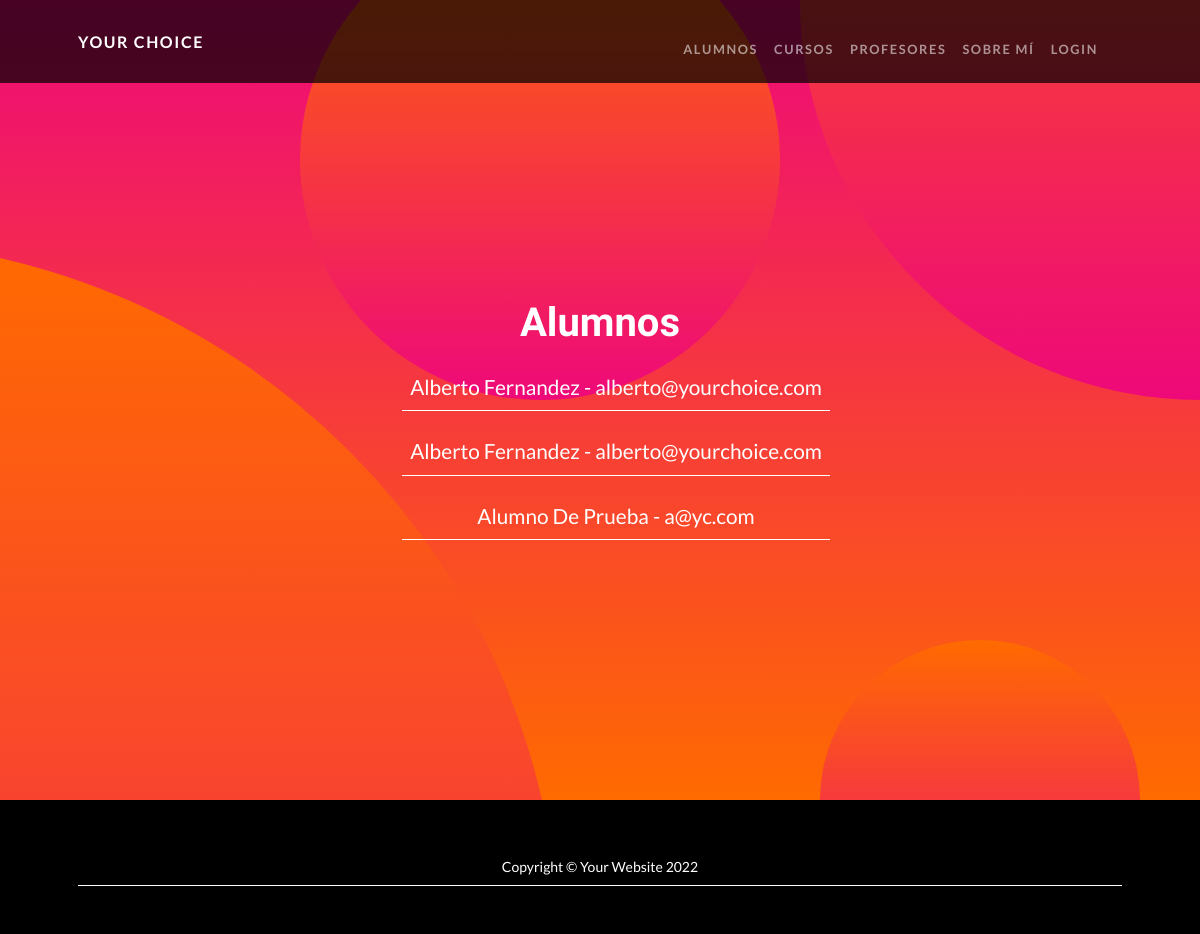
The page /app_coder/estudiantes/list on the database as committed earlier.
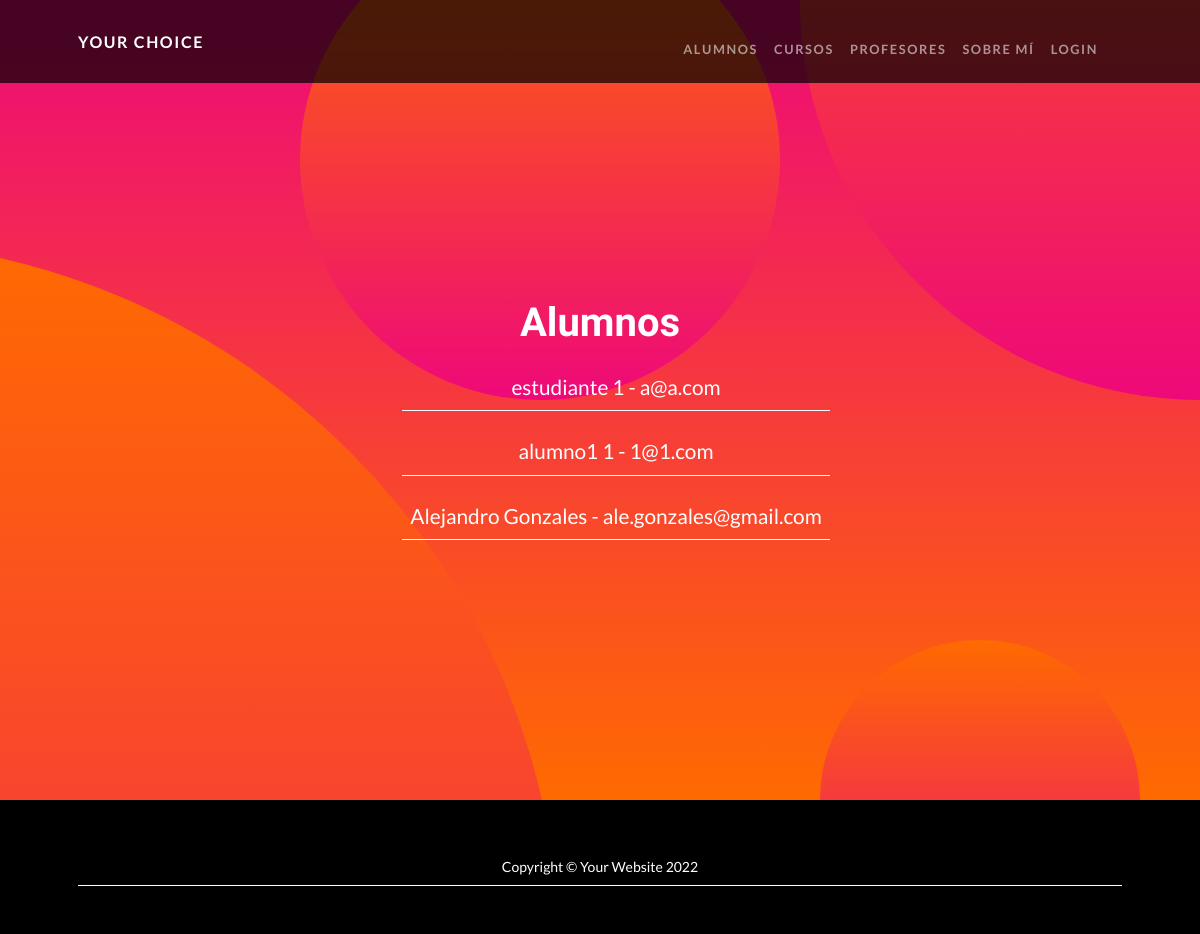
The same page on the database as committed later.
### app_coder/models.py (models this page shows, shortened)
class Estudiante(models.Model):
    nombre = models.CharField(max_length=40)
    apellido = models.CharField(max_length=40)
    email = models.EmailField()

### app_coder/views.py (the view)
# urls.py: path('estudiantes/list', views.EstudianteList.as_view(), name='EstudianteList'),
class EstudianteList(ListView):
    model = Estudiante
    template_name = "app_coder/estudiantes_list.html"

### app_coder/templates/app_coder/estudiantes_list.html (shortened to what this page needs)
{% extends "app_coder/padre.html" %}
{% load static %}
{% block contenidoQueCambia %}
<h1>Alumnos</h1>
<ul>
    {% for profe in object_list %}
    <li>
        <p class="curso__nombre">
            {{profe.nombre}} {{profe.apellido}}
            -
            {{profe.email}}
        </p>
    </li>
    {% endfor %}
</ul>
{% endblock %}

### app_coder/templates/app_coder/padre.html (shortened to what this page needs)
<!DOCTYPE html>
<html lang="en">
    <head>
        {% load static %}
        <link href="{% static 'app_coder/css/styles.css' %}" rel="stylesheet" />
        <link href="{% static 'app_coder/css/main.css' %}" rel="stylesheet" />
    </head>
    <body id="page-top">
        <nav class="navbar navbar-expand-lg navbar-dark navbar-custom fixed-top">
            <div class="container px-5">
                <a class="navbar-brand" href="{% url 'Inicio' %}">
                    Your Choice <br>
                </a>
                <div class="collapse navbar-collapse" id="navbarResponsive">
                    <ul class="navbar-nav ms-auto">
                        <li class="nav-item"><a class="nav-link" href="{% url 'EstudianteList' %}">Alumnos</a></li>
                        <li class="nav-item"><a class="nav-link" href="{% url 'List' %}">Cursos</a></li>
                        <li class="nav-item"><a class="nav-link" href="{% url 'ProfeList' %}">Profesores</a></li>
                        <li class="nav-item"><a class="nav-link" href="{% url 'SobreMi' %}">Sobre mí</a></li>
                        {% if not request.user.is_authenticated %}
                            <li class="nav-item"><a class="nav-link" href="{% url 'Login' %}">Login</a></li>
                        {% else %}
                            <li class="nav-item"><a class="nav-link" href="{% url 'Logout' %}">Logout</a></li>
                        {% endif %}
                    </ul>
                </div>
            </div>
        </nav>
        <header class="masthead text-center text-white">
            <div class="masthead-content">
                <div class="container px-5">
                    {% block contenidoQueCambia %}
                    {% endblock %}
                </div>
            </div>
            <div class="bg-circle-1 bg-circle"></div>
            <div class="bg-circle-2 bg-circle"></div>
            <div class="bg-circle-3 bg-circle"></div>
            <div class="bg-circle-4 bg-circle"></div>
        </header>
        <footer class="py-5 bg-black">
            <div class="container px-5"><p class="m-0 text-center text-white small">Copyright &copy; Your Website 2022</p></div>
        </footer>
    </body>
</html>

### app_coder/static/app_coder/css/main.css (style rules this page uses)
header { height: 100vh; display: flex; flex-direction: column; justify-content: center; align-items: center; }

### app_coder/templates/app_coder/estudiantes_list.html (style rules this page uses)
ul { margin: 1rem; list-style: none; }
.curso__nombre { font-size: 1.3rem; }
p { border-bottom: 1px solid #fff; padding: 0.5rem; }

Rows that differ between the two databases and show on the page:
removed Estudiante: nombre "Alberto", apellido "Fernandez", email "alberto@yourchoice.com"
removed Estudiante: nombre "Alberto", apellido "Fernandez", email "alberto@yourchoice.com"
removed Estudiante: nombre "Alumno", apellido "De Prueba", email "a@yc.com"
added Estudiante: nombre "estudiante", apellido "1", email "a@a.com"
added Estudiante: nombre "alumno1", apellido "1", email "1@1.com"
added Estudiante: nombre "Alejandro", apellido "Gonzales", email "ale.gonzales@gmail.com"
